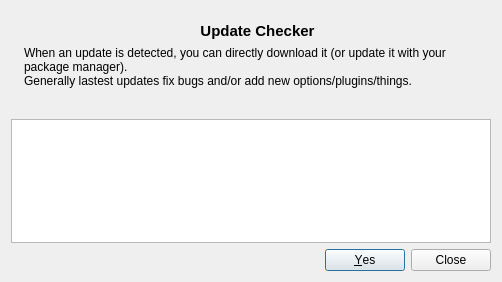
<?xml version="1.0" encoding="UTF-8"?>
<ui version="4.0">
 <class>pUpdateCheckerDialog</class>
 <widget class="QDialog" name="pUpdateCheckerDialog">
  <property name="geometry">
   <rect>
    <x>0</x>
    <y>0</y>
    <width>502</width>
    <height>282</height>
   </rect>
  </property>
  <property name="windowTitle">
   <string>Update Checker</string>
  </property>
  <property name="windowIcon">
   <iconset resource="../../../resources/fresh.qrc">
    <normaloff>:/fresh/icons/gc-update-checker.png</normaloff>:/fresh/icons/gc-update-checker.png</iconset>
  </property>
  <layout class="QVBoxLayout" name="verticalLayout">
   <item>
    <layout class="QGridLayout" name="gridLayout">
     <item row="0" column="0" rowspan="4">
      <widget class="QLabel" name="lLogo">
       <property name="sizePolicy">
        <sizepolicy hsizetype="Maximum" vsizetype="Preferred">
         <horstretch>0</horstretch>
         <verstretch>0</verstretch>
        </sizepolicy>
       </property>
       <property name="pixmap">
        <pixmap resource="../../../resources/fresh.qrc">:/fresh/icons/gc-update-checker.png</pixmap>
       </property>
      </widget>
     </item>
     <item row="1" column="1">
      <widget class="QLabel" name="lTitle">
       <property name="sizePolicy">
        <sizepolicy hsizetype="Preferred" vsizetype="Maximum">
         <horstretch>0</horstretch>
         <verstretch>0</verstretch>
        </sizepolicy>
       </property>
       <property name="font">
        <font>
         <pointsize>11</pointsize>
         <weight>75</weight>
         <bold>true</bold>
        </font>
       </property>
       <property name="text">
        <string>Update Checker</string>
       </property>
       <property name="alignment">
        <set>Qt::AlignCenter</set>
       </property>
      </widget>
     </item>
     <item row="2" column="1">
      <widget class="QLabel" name="lInformations">
       <property name="sizePolicy">
        <sizepolicy hsizetype="Preferred" vsizetype="Preferred">
         <horstretch>0</horstretch>
         <verstretch>0</verstretch>
        </sizepolicy>
       </property>
       <property name="text">
        <string>When an update is detected, you can directly download it (or update it with your package manager).
Generally lastest updates fix bugs and/or add new options/plugins/things.</string>
       </property>
       <property name="alignment">
        <set>Qt::AlignBottom|Qt::AlignLeading|Qt::AlignLeft</set>
       </property>
       <property name="wordWrap">
        <bool>true</bool>
       </property>
      </widget>
     </item>
     <item row="3" column="1">
      <spacer name="verticalSpacer">
       <property name="orientation">
        <enum>Qt::Vertical</enum>
       </property>
       <property name="sizeType">
        <enum>QSizePolicy::Fixed</enum>
       </property>
       <property name="sizeHint" stdset="0">
        <size>
         <width>16</width>
         <height>5</height>
        </size>
       </property>
      </spacer>
     </item>
     <item row="0" column="1">
      <spacer name="verticalSpacer_2">
       <property name="orientation">
        <enum>Qt::Vertical</enum>
       </property>
       <property name="sizeType">
        <enum>QSizePolicy::Fixed</enum>
       </property>
       <property name="sizeHint" stdset="0">
        <size>
         <width>16</width>
         <height>5</height>
        </size>
       </property>
      </spacer>
     </item>
    </layout>
   </item>
   <item>
    <widget class="QLabel" name="lVersion">
     <property name="alignment">
      <set>Qt::AlignCenter</set>
     </property>
    </widget>
   </item>
   <item>
    <widget class="QListWidget" name="lwVersions">
     <property name="modelColumn">
      <number>0</number>
     </property>
     <property name="uniformItemSizes">
      <bool>true</bool>
     </property>
    </widget>
   </item>
   <item>
    <widget class="QDialogButtonBox" name="dbbButtons">
     <property name="standardButtons">
      <set>QDialogButtonBox::Close|QDialogButtonBox::Yes</set>
     </property>
    </widget>
   </item>
  </layout>
 </widget>
 <resources>
  <include location="../../../resources/fresh.qrc"/>
 </resources>
 <connections>
  <connection>
   <sender>dbbButtons</sender>
   <signal>rejected()</signal>
   <receiver>pUpdateCheckerDialog</receiver>
   <slot>reject()</slot>
   <hints>
    <hint type="sourcelabel">
     <x>280</x>
     <y>276</y>
    </hint>
    <hint type="destinationlabel">
     <x>326</x>
     <y>326</y>
    </hint>
   </hints>
  </connection>
  <connection>
   <sender>dbbButtons</sender>
   <signal>accepted()</signal>
   <receiver>pUpdateCheckerDialog</receiver>
   <slot>accept()</slot>
   <hints>
    <hint type="sourcelabel">
     <x>230</x>
     <y>276</y>
    </hint>
    <hint type="destinationlabel">
     <x>236</x>
     <y>326</y>
    </hint>
   </hints>
  </connection>
 </connections>
</ui>
